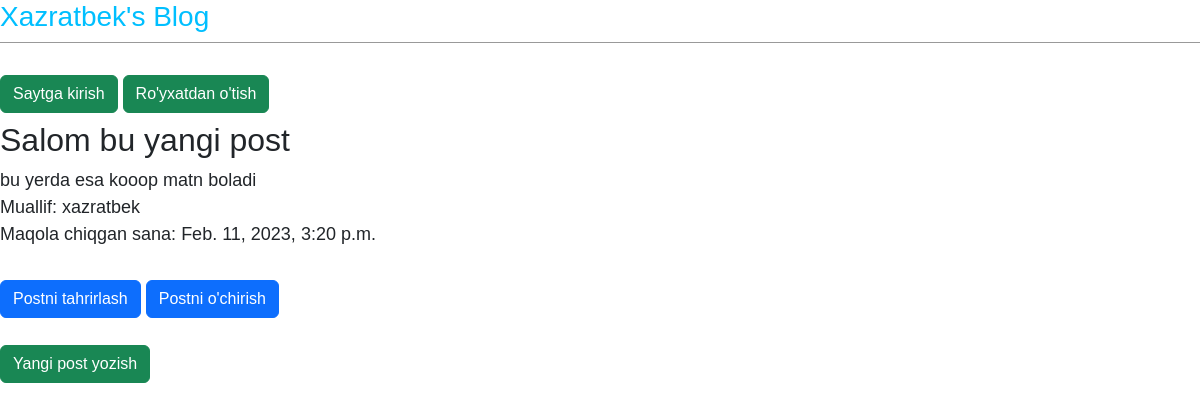
The app's page /post/1/ with its own data.
### blog/models.py (models this page shows, shortened)
class Post(models.Model):
    title = models.CharField(max_length=200)
    summary = models.CharField(max_length=400)
    author = models.ForeignKey(
        'auth.User', on_delete=models.CASCADE
        )
    date = models.DateTimeField(auto_now=True)
    body = models.TextField()

### blog/views.py (the view)
# urls.py: path('post/<int:pk>/',BlogDetailView.as_view(),name='post_detail'),
class BlogDetailView(DetailView):
    model = Post
    template_name = 'post_detail.html'

### templates/post_detail.html
{% extends 'base.html' %}
{% block content %}
  <div class="post-entry">
    <h2>{{ post.title }}</h2>
    <p>{{ post.body }}<br>Muallif: {{ post.author }}</p>
    <p>Maqola chiqgan sana: {{ post.date }}</p>
  </div>
  <a href="{% url 'post_edit' post.pk %}"><button type="button" class="btn btn-primary">Postni tahrirlash</button></a>
  <a href="{% url 'post_delete' post.pk %}"><button type="button" class="btn btn-primary">Postni o'chirish</button></a>
{% endblock content %}

### templates/base.html (style rules this page uses)
body { font-family: 'Noto Sans JP', sans-serif; font-size: 18px; }
.post-entry { margin-bottom: 2rem; }
.post-entry h2 { margin: 0.5rem 0; }
.post-entry p { margin: 0; font-weight: 400; }

### records on screen
Post: title "Salom bu yangi post", body "bu yerda esa kooop matn boladi", author "xazratbek", date "Feb. 11, 2023, 3:20 p.m."
